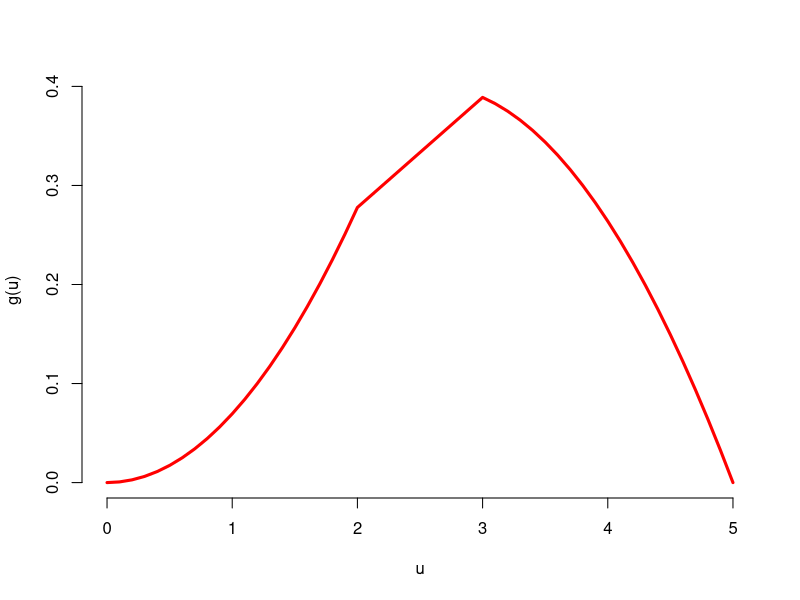

The R script that drew this image:
x1 = seq(0,2,0.1); y1 = 5*x1*x1/24
x2 = seq(2,3,0.1); y2 = x2/3+1/6
x3 = seq(3,5,0.1); y3 = (-5*x3*x3+26*x3-5)/24

png("densplot.png")
plot(c(x1,x2,x3),c(y1,y2,y3)/3,ty='l',xlab="u", ylab="g(u)",lwd=3,col="red",bty='n')
dev.off()
